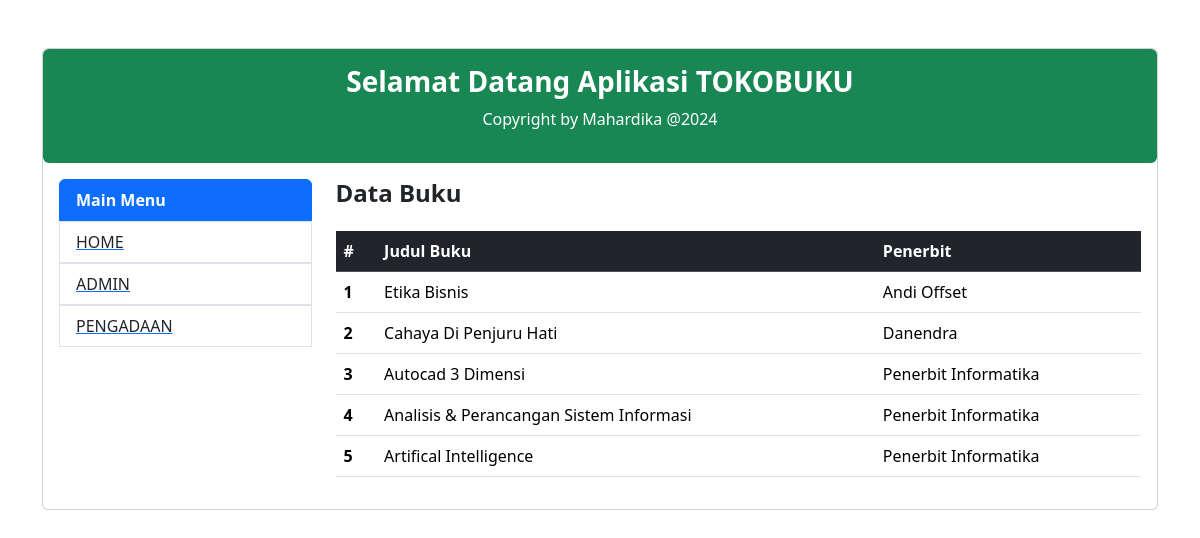
Screenshot of /pengadaan.php with the database file from the repository.
### tables this page shows
CREATE TABLE `buku` (
  `id` bigint(20) UNSIGNED NOT NULL,
  `kode` varchar(255) NOT NULL,
  `kategori` varchar(255) NOT NULL,
  `nama_buku` varchar(255) NOT NULL,
  `harga` int(11) NOT NULL,
  `stok` int(11) NOT NULL,
  `penerbit_id` bigint(20) UNSIGNED NOT NULL,
  `created_at` timestamp NULL DEFAULT NULL,
  `updated_at` timestamp NULL DEFAULT NULL
);

CREATE TABLE `penerbit` (
  `id` bigint(20) UNSIGNED NOT NULL,
  `kode` varchar(255) NOT NULL,
  `nama` varchar(255) NOT NULL,
  `alamat` text NOT NULL,
  `kota` varchar(255) NOT NULL,
  `telepon` bigint(20) NOT NULL,
  `created_at` timestamp NULL DEFAULT NULL,
  `updated_at` timestamp NULL DEFAULT NULL
);

### pengadaan.php (the view, shortened to what this page needs)
<?php
require "config.php";
$buku = mysqli_query($connect, "SELECT buku.*, penerbit.nama FROM buku inner join penerbit on buku.penerbit_id = penerbit.id ORDER BY buku.stok ASC");
?>
<!doctype html>
<html lang="en">
<head>
    <link href="https://cdn.jsdelivr.net/npm/bootstrap@5.3.2/dist/css/bootstrap.min.css" rel="stylesheet">
</head>
<body>
    <div class="container">
        <div class="row mt-5">
            <div class="col-md-12">
                <div class="card">
                    <div class="card-body rounded bg-success text-center text-white">
                        <h3 class="fw-bold">Selamat Datang Aplikasi TOKOBUKU</h3>
                        <p>Copyright by Mahardika @2024</p>
                    </div>
                    <div class="card-body">
                        <div class="row">
                            <div class="col-md-3">
                                <ul class="list-group">
                                    <li class="list-group-item active fw-bold" aria-current="true">Main Menu</li>
                                    <a href="index.php">
                                        <li class="list-group-item">
                                            HOME
                                        </li>
                                    </a>
                                    <a href="admin.php">
                                        <li class="list-group-item">ADMIN</li>
                                    </a>
                                    <a href="pengadaan.php">
                                        <li class="list-group-item">PENGADAAN</li>
                                    </a>
                                </ul>
                            </div>
                            <div class="col-md-9">
                                <h4 class="fw-bold">Data Buku</h4>
                                <table class="table mt-4">
                                    <thead class="table-dark">
                                        <tr>
                                            <th scope="col">#</th>
                                            <th scope="col">Judul Buku</th>
                                            <th scope="col">Penerbit</th>
                                        </tr>
                                    </thead>
                                    <tbody>
                                        <?php
                                        $no = 1;
                                        foreach ($buku as $data) {
                                        ?>
                                            <tr>
                                                <th scope="row"><?= $no++ ?></th>
                                                <td><?= $data["nama_buku"] ?></td>
                                                <td><?= $data["nama"] ?></td>
                                            </tr>
                                        <?php
                                        }
                                        ?>
                                    </tbody>
                                </table>
                            </div>
                        </div>
                    </div>
                </div>
            </div>
        </div>
    </div>
</body>
</html>

### rows the page displays
buku: nama_buku "Etika Bisnis", penerbit.nama "Andi Offset"
buku: nama_buku "Cahaya Di Penjuru Hati", penerbit.nama "Danendra"
buku: nama_buku "Autocad 3 Dimensi", penerbit.nama "Penerbit Informatika"
buku: nama_buku "Analisis & Perancangan Sistem Informasi", penerbit.nama "Penerbit Informatika"
buku: nama_buku "Artifical Intelligence", penerbit.nama "Penerbit Informatika"
